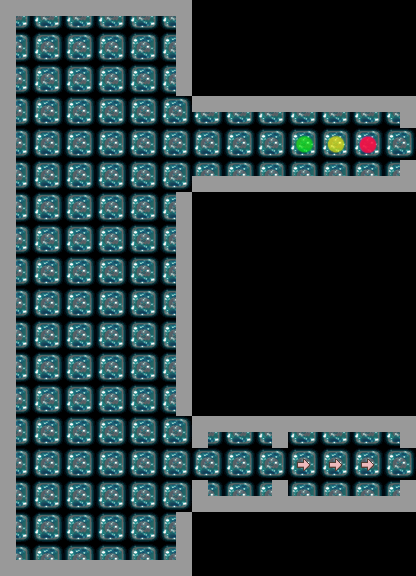

This game map was drawn from its Tiled (.tmx) file and the tilesets committed beside it. A one-line description and the trimmed map source follow:
An orthogonal 13x18 tile map with 32x32 px tiles, 7 tile layers (ground, build_left, build_up, build_right, ...), 7 tilesets and 17 objects (6x int, 1, 2, 3, 4, ...).

<map version="1.0" orientation="orthogonal" width="13" height="18" tilewidth="32" tileheight="32">
 <tileset firstgid="1" name="cell_b_up" tilewidth="32" tileheight="32">
  <image source="cell_b_up.png" width="32" height="32" />
 </tileset>
 <tileset firstgid="2" name="cell_b_down" tilewidth="32" tileheight="32">
  <image source="cell_b_down.png" width="32" height="32" />
 </tileset>
 <tileset firstgid="3" name="cell_b_left" tilewidth="32" tileheight="32">
  <image source="cell_b_left.png" width="32" height="32" />
 </tileset>
 <tileset firstgid="4" name="cell_b_right" tilewidth="32" tileheight="32">
  <image source="cell_b_right.png" width="32" height="32" />
 </tileset>
 <tileset firstgid="5" name="arrow_des" tilewidth="32" tileheight="32">
  <image source="arrow_des.png" width="64" height="64" />
 </tileset>
 <tileset firstgid="9" name="cell_a" tilewidth="32" tileheight="32">
  <image source="cell_a.png" width="32" height="32" />
 </tileset>
 <tileset firstgid="10" name="spott" tilewidth="32" tileheight="32">
  <image source="spott.png" width="64" height="64" />
 </tileset>
 <layer name="ground" width="13" height="18">
  <data>[234 cells, 150 non-empty, 1 distinct tile ids]</data>
 </layer>
 <layer name="build_left" width="13" height="18">
  <data>[234 cells, 20 non-empty, 1 distinct tile ids]</data>
 </layer>
 <layer name="build_up" width="13" height="18">
  <data>[234 cells, 20 non-empty, 1 distinct tile ids]</data>
 </layer>
 <layer name="build_right" width="13" height="18">
  <data>[234 cells, 18 non-empty, 1 distinct tile ids]</data>
 </layer>
 <layer name="build_down" width="13" height="18">
  <data>[234 cells, 20 non-empty, 1 distinct tile ids]</data>
 </layer>
 <layer name="spot" width="13" height="18">
  <data>[234 cells, 3 non-empty, 3 distinct tile ids]</data>
 </layer>
 <layer name="arrow_des" width="13" height="18">
  <data>[234 cells, 3 non-empty, 1 distinct tile ids]</data>
 </layer>
 <objectgroup name="collsion" width="13" height="18">
  <object name="1" x="32" y="0" width="160" height="32" />
  <object name="2" x="0" y="0" width="32" height="576" />
  <object name="3" x="32" y="544" width="128" height="32" />
  <object name="4" x="160" y="32" width="32" height="64" />
  <object name="5" x="192" y="96" width="224" height="32" />
  <object name="6" x="192" y="160" width="224" height="32" />
  <object name="7" x="160" y="192" width="32" height="224" />
  <object name="8" x="192" y="416" width="224" height="32" />
  <object name="9" x="192" y="480" width="224" height="32" />
  <object name="10" x="160" y="512" width="32" height="64" />
 </objectgroup>
 <objectgroup name="hero" width="13" height="18">
  <object name="ball" type="int" x="384" y="128" width="32" height="32">
   <properties>
    <property name="move_dir" value="3" />
   </properties>
  </object>
  <object name="ball2" type="int" x="64" y="448" width="32" height="32" visible="0">
   <properties>
    <property name="move_dir" value="3" />
   </properties>
  </object>
 </objectgroup>
 <objectgroup name="door" width="13" height="18">
  <object name="men" x="384" y="448" width="32" height="32" />
 </objectgroup>
 <objectgroup name="jiguanlock" width="13" height="18">
  <object name="jiguan_lock_1" type="int" x="192" y="448" width="32" height="32">
   <properties>
    <property name="lockcolor" value="1" />
    <property name="lockdir" value="3" />
    <property name="lockid" value="1" />
   </properties>
  </object>
  <object name="jiguan_lock_2" type="int" x="256" y="448" width="32" height="32">
   <properties>
    <property name="lockcolor" value="2" />
    <property name="lockdir" value="4" />
    <property name="lockid" value="2" />
   </properties>
  </object>
 </objectgroup>
 <objectgroup name="jiguankey" width="13" height="18">
  <object name="jiguan_key_1" type="int" x="64" y="544" width="32" height="32">
   <properties>
    <property name="keycolor" value="1" />
    <property name="keydir" value="2" />
    <property name="keyid" value="1" />
   </properties>
  </object>
  <object name="jiguan_key_2" type="int" x="96" y="0" width="32" height="32">
   <properties>
    <property name="keycolor" value="2" />
    <property name="keydir" value="1" />
    <property name="keyid" value="2" />
   </properties>
  </object>
 </objectgroup>
</map>